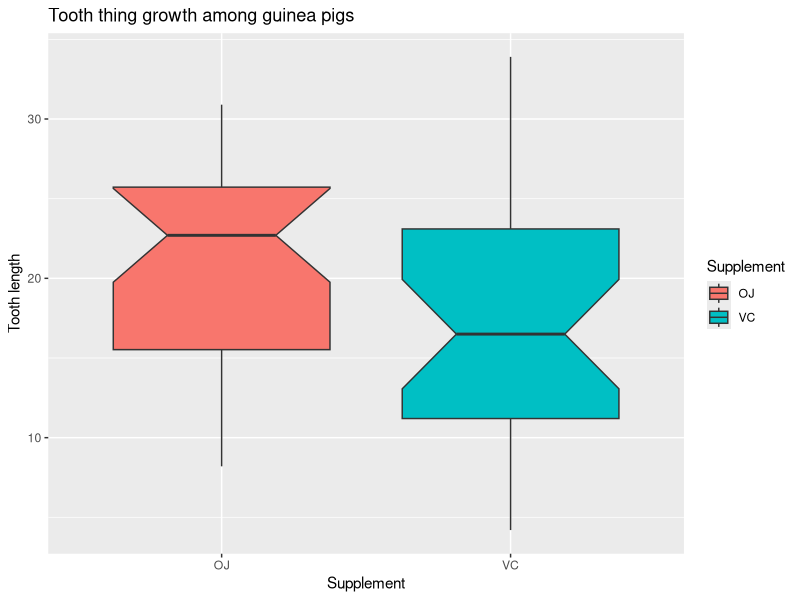
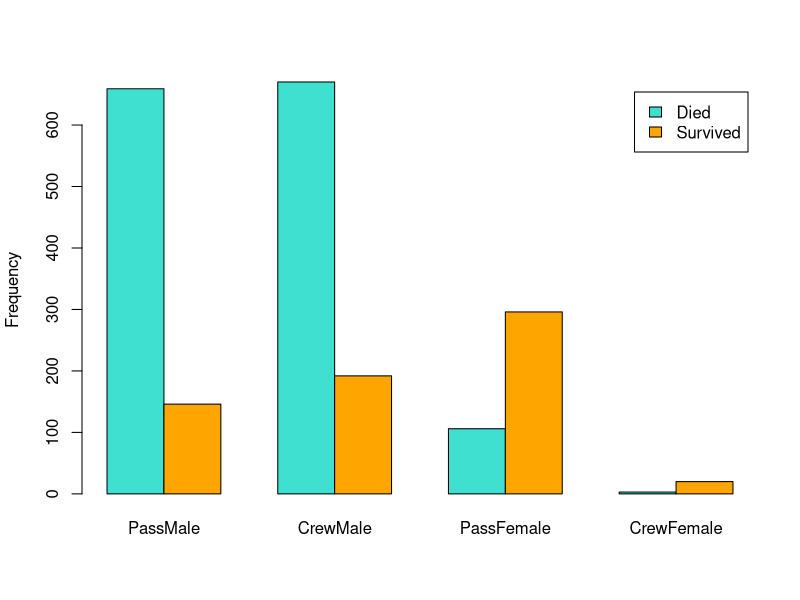

These charts were generated, in order, by the following R code:
# Exercise 1
baseball = data.frame(
  team = c("Team A", "Team B", "Team C", "Team D", "Team E"), 
  batting = runif(25, .200, .400) 
)
means = with(baseball, tapply(batting, team, mean)); means

# Exercise 2
library(ggplot2)
ggplot(ToothGrowth, aes(x = supp, y = len, fill=supp)) + 
  geom_boxplot(notch = TRUE) + 
  ggtitle("Tooth thing growth among guinea pigs") + 
  xlab("Supplement") + 
  ylab("Tooth length") + 
  labs(fill="Supplement")

# Exercise 3
Titan = matrix(c(659, 146, 670, 192, 106, 296, 3, 20), nrow = 4, byrow = TRUE)
rownames(Titan) = c("PassMale", "CrewMale", "PassFemale", "CrewFemale")
colnames(Titan) = c("Died", "Survived")
barplot(
  t(Titan),
  beside = TRUE, 
  col=c('turquoise', 'orange'),
  legend = colnames(Titan),
  ylab = "Frequency"
)

# Exercise 4
my_cumsum = function(arg) {
  return(cumsum(arg))
}
my_cumprod = function(arg) {
  return(cumprod(arg))
}



